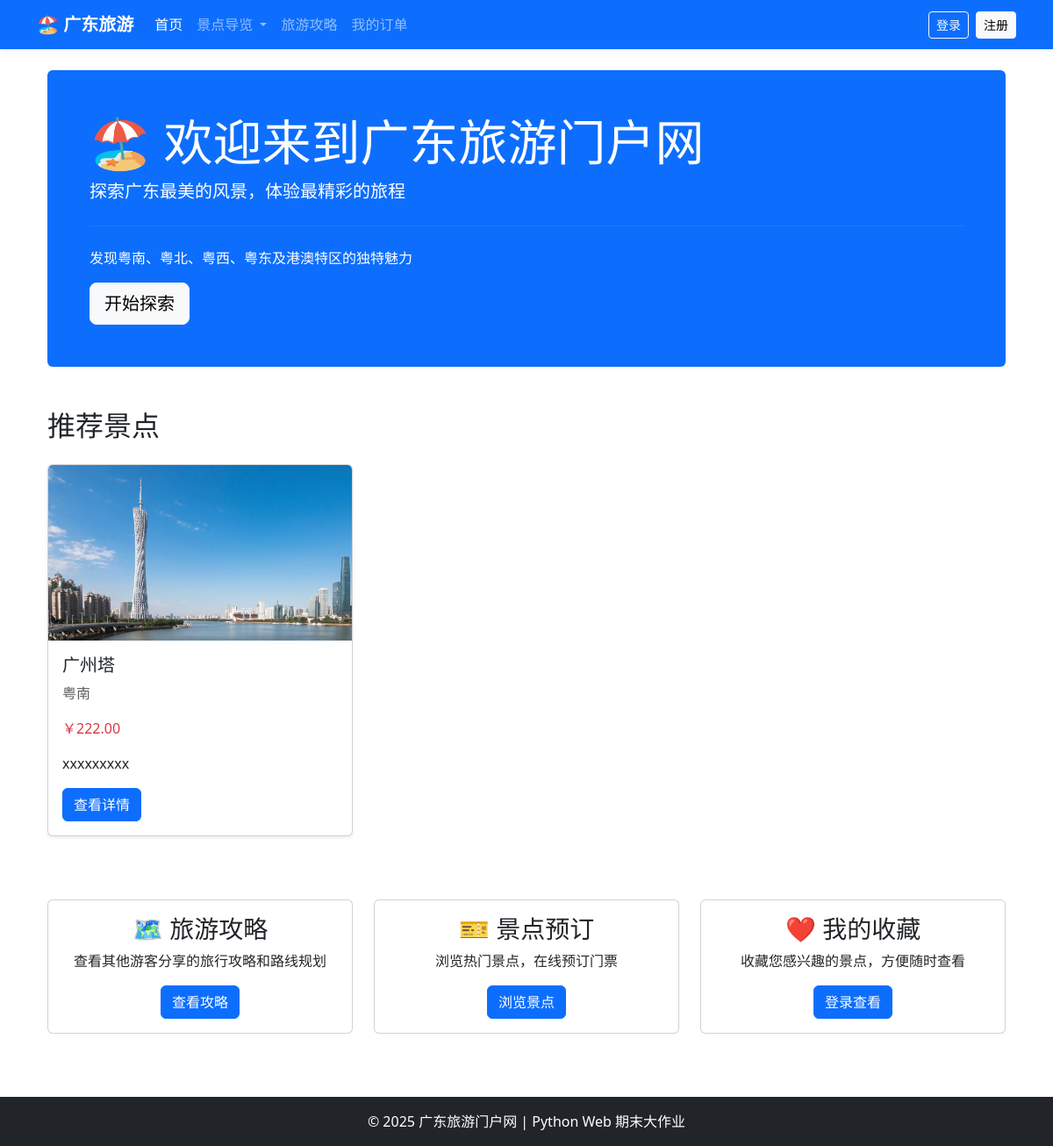
The page / on the database its author committed.
### attractionsApp/models.py (models this page shows, shortened)
class Attraction(models.Model):
    REGION_CHOICES = (
        ('yue_bei', '粤北'),
        ('yue_xi', '粤西'),
        ('yue_nan', '粤南'),
        ('yue_dong', '粤东'),
        ('gang_ao', '港澳'),
    )
    CITY_CHOICES = (
        ('guangzhou', '广州'),
        ('shenzhen', '深圳'),
        ('foshan', '佛山'),
        ('dongguan', '东莞'),
        ('zhuhai', '珠海'),
        ('zhongshan', '中山'),
        ('jiangmen', '江门'),
        ('huizhou', '惠州'),
        ('zhaoqing', '肇庆'),
        ('shantou', '汕头'),
        ('chaozhou', '潮州'),
        ('other', '其他'),
    )
    TYPE_CHOICES = (
        ('natural', '自然'),
        ('cultural', '人文'),
        ('mixed', '综合'),
    )
    name = models.CharField(max_length=100, verbose_name="景点名称")
    region = models.CharField(max_length=20, choices=REGION_CHOICES, verbose_name="所属区域")
    city = models.CharField(max_length=20, choices=CITY_CHOICES, verbose_name="所属城市", default='guangzhou')
    attraction_type = models.CharField(max_length=20, choices=TYPE_CHOICES, verbose_name="景点类型", default='mixed')
    description = models.TextField(verbose_name="景点介绍")
    price = models.DecimalField(max_digits=7, decimal_places=2, verbose_name="门票价格")
    image = models.ImageField(upload_to='attractions/', verbose_name="封面图")
    opening_hours = models.CharField(max_length=200, verbose_name="开放时间", default="09:00-18:00")
    map_image = models.ImageField(upload_to='attractions/maps/', verbose_name="地图位置图", null=True, blank=True)
    view_count = models.PositiveIntegerField(default=0, verbose_name="浏览量")
    like_count = models.PositiveIntegerField(default=0, verbose_name="点赞数")
    created_at = models.DateTimeField(auto_now_add=True, verbose_name="创建时间")
    updated_at = models.DateTimeField(auto_now=True, verbose_name="更新时间")
    class Meta:
        ordering = ['-created_at']
        verbose_name = "景点"
        verbose_name_plural = "景点"

### homeApp/views.py (the view)
# urls.py: 2. Add a URL to urlpatterns:  path('', views.home, name='home')
def home(request):
    from attractionsApp.models import Attraction
    featured_attractions = Attraction.objects.all()[:6]
    return render(request, 'home/index.html', {'featured_attractions': featured_attractions})

### templates/home/index.html (shortened to what this page needs)
{% extends 'base.html' %}
{% block content %}
<div class="container mt-4">
    <div class="jumbotron bg-primary text-white rounded p-5 mb-5">
        <h1 class="display-4">🏖️ 欢迎来到广东旅游门户网</h1>
        <p class="lead">探索广东最美的风景，体验最精彩的旅程</p>
        <hr class="my-4" style="border-color: rgba(255,255,255,0.3);">
        <p>发现粤南、粤北、粤西、粤东及港澳特区的独特魅力</p>
        <a class="btn btn-light btn-lg" href="{% url 'attractionsApp:attraction_list' %}" role="button">开始探索</a>
    </div>
    <h2 class="mb-4">推荐景点</h2>
    <div class="row">
        {% for attraction in featured_attractions %}
        <div class="col-md-4 mb-4">
            <div class="card h-100 shadow-sm">
                {% if attraction.image %}
                    <img src="{{ attraction.image.url }}" class="card-img-top" alt="{{ attraction.name }}" style="height: 200px; object-fit: cover;">
                {% else %}
                    <div class="text-center p-5 bg-light">暂无图片</div>
                {% endif %}
                <div class="card-body">
                    <h5 class="card-title">{{ attraction.name }}</h5>
                    <p class="text-muted">{{ attraction.get_region_display }}</p>
                    <p class="card-text text-danger">￥{{ attraction.price }}</p>
                    <p class="card-text">{{ attraction.description|truncatechars:50 }}</p>
                    <a href="{% url 'attractionsApp:attraction_detail' attraction.id %}" class="btn btn-primary">查看详情</a>
                </div>
            </div>
        </div>
        {% empty %}
        <div class="col-12">
            <div class="alert alert-info">暂无推荐景点</div>
        </div>
        {% endfor %}
    </div>
    <div class="row mt-5">
        <div class="col-md-4 mb-4">
            <div class="card text-center h-100">
                <div class="card-body">
                    <h3 class="card-title">🗺️ 旅游攻略</h3>
                    <p class="card-text">查看其他游客分享的旅行攻略和路线规划</p>
                    <a href="{% url 'tripPlanApp:trip_plan_list' %}" class="btn btn-primary">查看攻略</a>
                </div>
            </div>
        </div>
        <div class="col-md-4 mb-4">
            <div class="card text-center h-100">
                <div class="card-body">
                    <h3 class="card-title">🎫 景点预订</h3>
                    <p class="card-text">浏览热门景点，在线预订门票</p>
                    <a href="{% url 'attractionsApp:attraction_list' %}" class="btn btn-primary">浏览景点</a>
                </div>
            </div>
        </div>
        <div class="col-md-4 mb-4">
            <div class="card text-center h-100">
                <div class="card-body">
                    <h3 class="card-title">❤️ 我的收藏</h3>
                    <p class="card-text">收藏您感兴趣的景点，方便随时查看</p>
                    {% if user.is_authenticated %}
                        <a href="{% url 'favoritesApp:my_favorites' %}" class="btn btn-primary">我的收藏</a>
                    {% else %}
                        <a href="{% url 'login' %}" class="btn btn-primary">登录查看</a>
                    {% endif %}
                </div>
            </div>
        </div>
    </div>
</div>
{% endblock %}

### rows shown on the page
Attraction: image (picture), name "广州塔", region "粤南", price "222.00", description "xxxxxxxxx"
